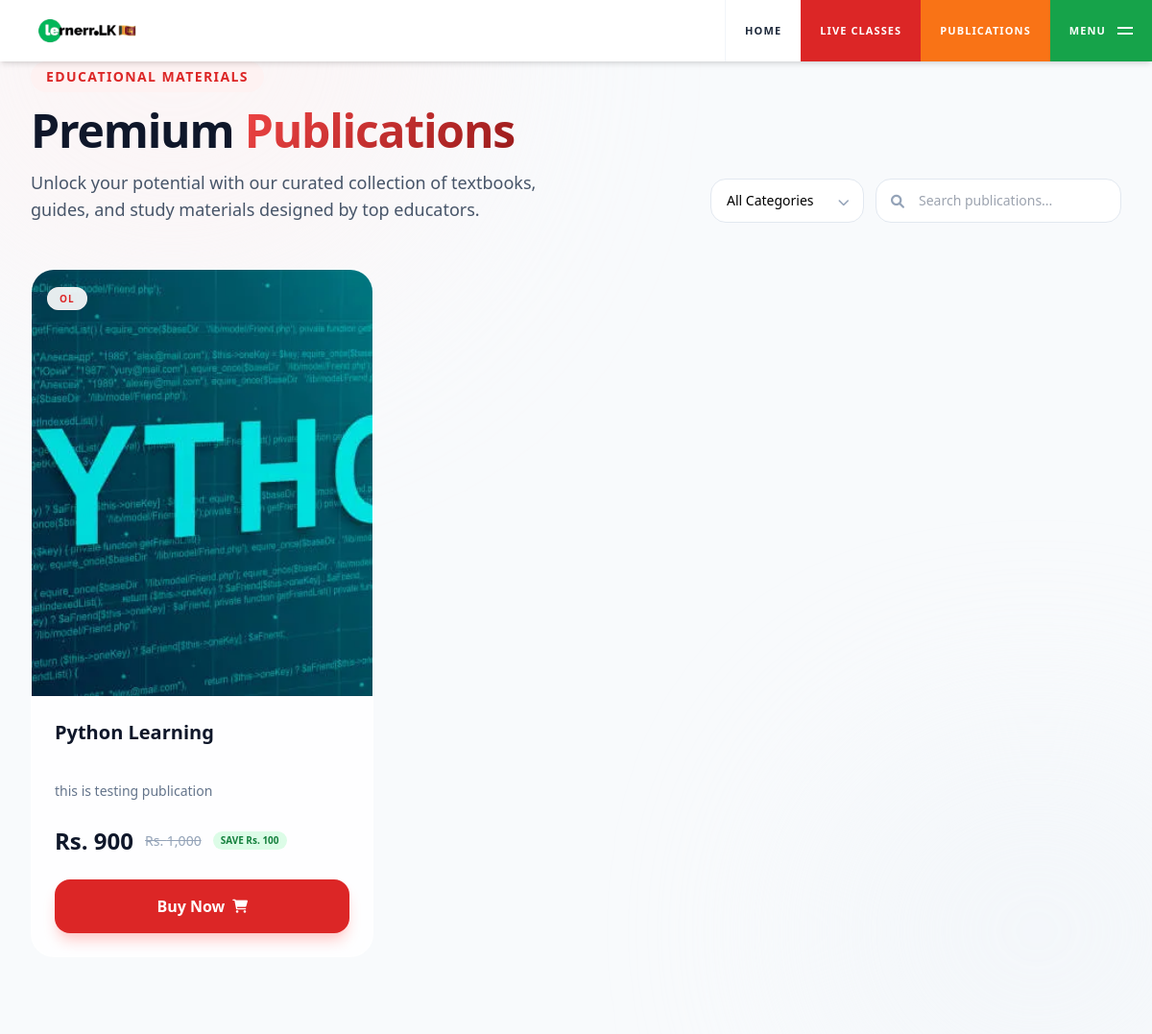
Screenshot of /client/publications.php with the database file from the repository.
### tables this page shows
CREATE TABLE `publications` (
  `id` int(11) NOT NULL,
  `category_id` int(11) NOT NULL,
  `title` varchar(255) NOT NULL,
  `description` text DEFAULT NULL,
  `price` decimal(10,2) NOT NULL DEFAULT 0.00,
  `discount` decimal(10,2) NOT NULL DEFAULT 0.00,
  `image_path` varchar(255) DEFAULT NULL,
  `created_at` timestamp NOT NULL DEFAULT current_timestamp()
);

CREATE TABLE `publication_categories` (
  `id` int(11) NOT NULL,
  `name` varchar(255) NOT NULL,
  `created_at` timestamp NOT NULL DEFAULT current_timestamp()
);

### client/publications.php (the view, shortened to what this page needs)
<?php
require_once '../config.php';
$chk_col1 = $conn->query("SHOW COLUMNS FROM publications LIKE 'pdf_path'");
if ($chk_col1 && $chk_col1->num_rows == 0) {
    $conn->query("ALTER TABLE publications ADD COLUMN pdf_path VARCHAR(255) DEFAULT NULL AFTER image_path");
}
$chk_col2 = $conn->query("SHOW COLUMNS FROM publications LIKE 'is_free'");
if ($chk_col2 && $chk_col2->num_rows == 0) {
    $conn->query("ALTER TABLE publications ADD COLUMN is_free TINYINT(1) NOT NULL DEFAULT 0 AFTER discount");
}
$search_query = isset($_GET['search']) ? trim($_GET['search']) : '';
$pub_sql = "SELECT p.*, c.name as category_name FROM publications p LEFT JOIN publication_categories c ON p.category_id = c.id WHERE 1=1";
$pub_sql .= " ORDER BY p.created_at DESC";
$stmt = $conn->prepare($pub_sql);
$stmt->execute();
$publications = $stmt->get_result()->fetch_all(MYSQLI_ASSOC);
?>
<!DOCTYPE html>
<html lang="en">
<head>
    <script src="https://cdn.tailwindcss.com"></script>
    <link href="https://cdnjs.cloudflare.com/ajax/libs/font-awesome/6.0.0/css/all.min.css" rel="stylesheet">
</head>
<body class="bg-slate-50 min-h-screen custom-scrollbar">
    <?php include '../dashboard/navbar.php'; ?>
    <section class="relative pt-16 pb-20 overflow-hidden">
        <div class="absolute top-0 left-0 w-full h-full -z-10">
            <div class="absolute top-[-20%] left-[-10%] w-[50%] h-[50%] bg-red-50 rounded-full blur-[120px] opacity-60"></div>
            <div class="absolute bottom-[-10%] right-[-10%] w-[40%] h-[40%] bg-slate-100 rounded-full blur-[100px] opacity-60"></div>
        </div>
        <div class="max-w-7xl mx-auto px-4 sm:px-6 lg:px-8">
            <div class="flex flex-col md:flex-row md:items-end justify-between gap-8 mb-12">
                <div>
                    <span class="inline-block px-4 py-1.5 mb-4 text-sm font-bold tracking-widest text-red-600 uppercase bg-red-50 rounded-full">Educational Materials</span>
                    <h1 class="text-4xl md:text-5xl font-black text-slate-900 mb-4 tracking-tight">
                        Premium <span class="gradient-text">Publications</span>
                    </h1>
                    <p class="text-slate-600 max-w-xl text-lg">
                        Unlock your potential with our curated collection of textbooks, guides, and study materials designed by top educators.
                    </p>
                </div>
                <div class="w-full md:w-auto">
                    <form action="publications.php" method="GET" class="flex flex-wrap items-center gap-3">
                        <div class="relative flex-1 md:flex-none min-w-[160px]">
                            <select name="category" onchange="this.form.submit()"
                                    class="w-full appearance-none bg-white border border-slate-200 px-4 py-3 pr-10 rounded-2xl text-sm font-medium focus:ring-2 focus:ring-red-500 focus:border-red-500 transition-all outline-none">
                                <option value="0">All Categories</option>
                            </select>
                            <div class="absolute right-4 top-1/2 -translate-y-1/2 pointer-events-none text-slate-400">
                            </div>
                        </div>
                        <div class="relative flex-1 md:w-64">
                            <input type="text" name="search" value="<?php echo htmlspecialchars($search_query); ?>"
                                   placeholder="Search publications..."
                                   class="w-full bg-white border border-slate-200 pl-11 pr-4 py-3 rounded-2xl text-sm font-medium focus:ring-2 focus:ring-red-500 focus:border-red-500 transition-all outline-none">
                            <div class="absolute left-4 top-1/2 -translate-y-1/2 text-slate-400">
                                <i class="fas fa-search text-sm"></i>
                            </div>
                        </div>
                    </form>
                </div>
            </div>
            <?php if(empty($publications)): ?>
                <div class="flex flex-col items-center justify-center py-20 text-center">
                    <div class="w-24 h-24 bg-slate-100 rounded-full flex items-center justify-center mb-6">
                        <i class="fas fa-book-open text-slate-300 text-4xl"></i>
                    </div>
                    <h3 class="text-2xl font-bold text-slate-800 mb-2">No publications found</h3>
                    <p class="text-slate-500 max-w-xs">We couldn't find any materials matching your search criteria. Try a different category or search term.</p>
                    <a href="publications.php" class="mt-6 text-red-600 font-bold hover:underline">Clear all filters</a>
                </div>
            <?php else: ?>
                <div class="grid grid-cols-1 sm:grid-cols-2 lg:grid-cols-3 xl:grid-cols-4 gap-8">
                    <?php foreach($publications as $pub):
                        $is_free_pub = !empty($pub['is_free']) || ($pub['price'] <= 0 && !empty($pub['pdf_path']));
                        $final_price = $pub['price'] - $pub['discount'];
                    ?>
                        <div class="glass-card flex flex-col h-full rounded-3xl overflow-hidden">
                            <div class="relative aspect-[4/5] overflow-hidden group">
                                <?php if(!empty($pub['image_path'])): ?>
                                    <img src="../<?php echo htmlspecialchars($pub['image_path']); ?>"
                                         alt="<?php echo htmlspecialchars($pub['title']); ?>"
                                         class="w-full h-full object-cover transition-transform duration-700 group-hover:scale-110">
                                <?php else: ?>
                                    <div class="w-full h-full bg-slate-100 flex items-center justify-center">
                                        <i class="fas fa-book text-slate-300 text-6xl"></i>
                                    </div>
                                <?php endif; ?>
                                <div class="absolute top-4 left-4">
                                    <span class="px-3 py-1 bg-white/90 backdrop-blur-md rounded-full text-[10px] font-black uppercase tracking-widest text-red-600 shadow-sm border border-red-50/50">
                                        <?php echo htmlspecialchars($pub['category_name']); ?>
                                    </span>
                                </div>
                            </div>
                            <div class="p-6 flex flex-col flex-grow">
                                <h3 class="text-xl font-bold text-slate-900 mb-2 line-clamp-2 min-h-[3.5rem] leading-snug">
                                    <?php echo htmlspecialchars($pub['title']); ?>
                                </h3>
                                <p class="text-sm text-slate-500 mb-6 line-clamp-3 leading-relaxed">
                                    <?php echo htmlspecialchars($pub['description']); ?>
                                </p>
                                <div class="mt-auto">
                                    <div class="flex items-center gap-3 mb-6">
                                        <?php if($is_free_pub): ?>
                                            <div class="text-2xl font-black text-emerald-600 flex items-center gap-2">
                                                <i class="fas fa-file-pdf"></i> FREE PDF
                                            </div>
                                        <?php else: ?>
                                            <div class="text-2xl font-black text-slate-900">
                                                Rs. <?php echo number_format($final_price, 0); ?>
                                            </div>
                                            <?php if($pub['discount'] > 0): ?>
                                                <div class="text-sm text-slate-400 line-through">
                                                    Rs. <?php echo number_format($pub['price'], 0); ?>
                                                </div>
                                                <div class="bg-green-100 text-green-700 text-[10px] font-bold px-2 py-0.5 rounded-full">
                                                    SAVE Rs. <?php echo number_format($pub['discount'], 0); ?>
                                                </div>
                                            <?php endif; ?>
                                        <?php endif; ?>
                                    </div>
                                    <?php if($is_free_pub): ?>
                                        <?php if(!empty($pub['pdf_path'])): ?>
                                            <a href="../download_publication.php?id=<?php echo $pub['id']; ?>"
                                               class="w-full bg-emerald-600 hover:bg-emerald-700 text-white font-bold py-4 rounded-2xl transition-all shadow-lg shadow-emerald-200 flex items-center justify-center gap-2 group transform active:scale-95 text-center">
                                                <i class="fas fa-download text-sm transition-transform group-hover:translate-y-0.5"></i>
                                                <span>Download Free PDF</span>
                                            </a>
                                        <?php else: ?>
                                            <button disabled class="w-full bg-slate-200 text-slate-400 font-bold py-4 rounded-2xl cursor-not-allowed text-center">
                                                PDF Coming Soon
                                            </button>
                                        <?php endif; ?>
                                    <?php else: ?>
                                        <button onclick="openOrderModal(<?php echo htmlspecialchars(json_encode([
                                            'id' => $pub['id'],
                                            'title' => $pub['title'],
                                            'price' => $final_price
                                        ])); ?>)"
                                                class="w-full bg-red-600 hover:bg-red-700 text-white font-bold py-4 rounded-2xl transition-all shadow-lg shadow-red-200 flex items-center justify-center gap-2 group transform active:scale-95">
                                            <span>Buy Now</span>
                                            <i class="fas fa-shopping-cart text-sm transition-transform group-hover:translate-x-1"></i>
                                        </button>
                                    <?php endif; ?>
                                </div>
                            </div>
                        </div>
                    <?php endforeach; ?>
                </div>
            <?php endif; ?>
        </div>
    </section>
</body>
</html>

### client/publications.php (style rules this page uses)
.glass-card { background: rgba(255, 255, 255, 0.8); backdrop-filter: blur(12px); border: 1px solid rgba(255, 255, 255, 0.3); transition: all 0.3s cubic-bezier(0.4, 0, 0.2, 1); }
.gradient-text { background: linear-gradient(135deg, #ef4444 0%, #991b1b 100%); -webkit-background-clip: text; -webkit-text-fill-color: transparent; }

### dashboard/navbar.php (style rules this page uses)
html, body { margin: 0; padding: 0; padding-top: 0; }

### rows the page displays
publications: image_path (picture), category.name "OL", title "Python Learning", description "this is testing publication", final_price "900", price "1,000", discount "100"
